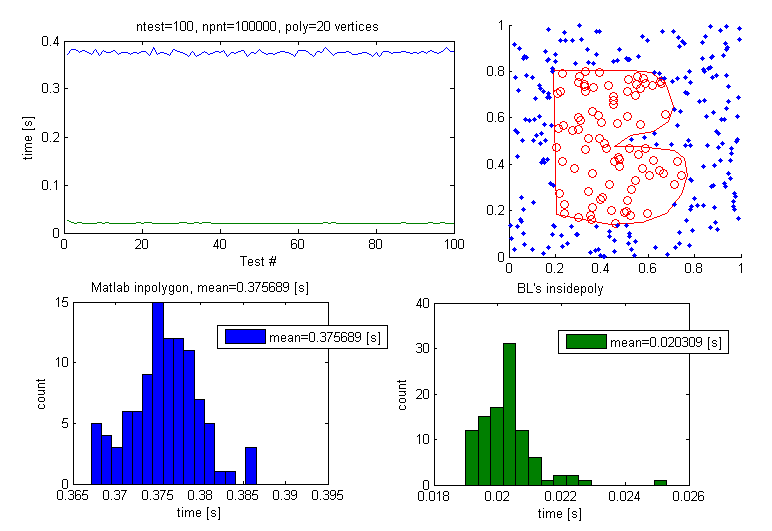
#> input picture Machine_Code/Canon/insidepoly.png, 772 x 531 px
$ jupyter execute hough_clean.ipynb
#> lines starting #> are read from the running program, lines starting #| are printed output that depends on the picture; after the words box and inside, x2 and y2 are one past the last pixel; in counts of white or black regions, pixels touching at a corner belong together; long printed decimals are rounded
[cell 1]
import cv2
import numpy as np

from tkinter import Tk
from tkinter.filedialog import askopenfilename

import matplotlib.pyplot as plt

[cell 2]
class Line:
    def __init__(self, x1, y1, x2, y2):
        self.x1 = x1
        self.y1 = y1
        self.x2 = x2
        self.y2 = y2

    def get_coords(self):
        return [(self.x1, self.y1), (self.x2, self.y2)]

    def get_equation(self):
        m = (self.y2 - self.y1) / (self.x2 - self.x1)
        b = self.y1 - m * self.x1
        return m, b

[cell 3]
def detect(img_arr, gray_arr, filter, angle1=0, angle2=np.pi, req=0): #req = 0, 1, or 2
    ret_line = None

    filtered = cv2.filter2D(src=gray_arr, ddepth=-1, kernel=filter)
    cv2.imwrite("show_blurred_" + str(req) + ".png", filtered)

    # Find the edges in the image using canny detector
    img = img_arr.copy()
    thresh1 = 35
    thresh2 = 60
    if req == 2:
        thresh1 = 30
        thresh2 = 50
    edges = cv2.Canny(filtered, thresh1, thresh2)

    # Detect points that form a line
    threshold = 40
    lines = cv2.HoughLines(edges, 1, np.pi/180, threshold, min_theta=angle1, max_theta=angle2)

    try:
        for line in lines:
            try:
                rho, theta = line[0]
                a = np.cos(theta)
                b = np.sin(theta)
                x0 = a*rho
                y0 = b*rho
                x1 = int(x0 + 1000*(-b))
                y1 = int(y0 + 1000*(a))
                x2 = int(x0 - 1000*(-b))
                y2 = int(y0 - 1000*(a))
                if (req == 0) or (req == 1 and x1 < image.shape[1]/3) or (req == 2 and x1 > image.shape[1]*2/3):
                    cv2.line(img, (x1, y1), (x2, y2), (0, 0, 255), 3)
                    ret_line = Line(x1, y1, x2, y2)
                    break
            except:
                i = 0
    except:
        i = 0
    # Show result
    cv2.imwrite("show_edges_" + str(req) + ".png", edges)
    return img, ret_line

def detect(img_arr, filter, angle1, angle2, req): #req = 0, 1, or 2
    filtered = cv2.filter2D(src=img_arr, ddepth=-1, kernel=filter)

    return

[cell 4]
kernel0 = np.array([[0, 0, 0, 0, 0, 0, 0, 0, 0, 0, 0, 0],
                    [0, 0, 0, 0, 0, 0, 0, 0, 0, 0, 0, 0],
                    [0, 0, 0, 0, 0, 0, 0, 0, 0, 0, 0, 0],
                    [1, 1, 1, 1, 1, 1, 1, 1, 1, 1, 1, 1],
                    [1, 1, 1, 1, 1, 1, 1, 1, 1, 1, 1, 1],
                    [1, 1, 1, 1, 1, 1, 1, 1, 1, 1, 1, 1],
                    [1, 1, 1, 1, 1, 1, 1, 1, 1, 1, 1, 1],
                    [1, 1, 1, 1, 1, 1, 1, 1, 1, 1, 1, 1],
                    [1, 1, 1, 1, 1, 1, 1, 1, 1, 1, 1, 1],
                    [0, 0, 0, 0, 0, 0, 0, 0, 0, 0, 0, 0],
                    [0, 0, 0, 0, 0, 0, 0, 0, 0, 0, 0, 0],
                    [0, 0, 0, 0, 0, 0, 0, 0, 0, 0, 0, 0]])/72
kernel1 = np.array([[0, 0, 0, 0, 0, 0, 1, 1, 1, 1, 1, 1],
                    [0, 0, 0, 0, 0, 0, 1, 1, 1, 1, 1, 1],
                    [0, 0, 0, 0, 0, 0, 1, 1, 1, 1, 1, 1],
                    [0, 0, 0, 0, 0, 0, 1, 1, 1, 1, 1, 1],
                    [0, 0, 0, 0, 0, 0, 1, 1, 1, 1, 1, 1],
                    [0, 0, 0, 0, 0, 0, 1, 1, 1, 1, 1, 1],
                    [0, 0, 0, 0, 0, 0, 1, 1, 1, 1, 1, 1],
                    [0, 0, 0, 0, 0, 0, 1, 1, 1, 1, 1, 1],
                    [0, 0, 0, 0, 0, 0, 1, 1, 1, 1, 1, 1],
                    [0, 0, 0, 0, 0, 0, 1, 1, 1, 1, 1, 1],
                    [0, 0, 0, 0, 0, 0, 1, 1, 1, 1, 1, 1],
                    [0, 0, 0, 0, 0, 0, 1, 1, 1, 1, 1, 1]])/72
kernel2 = np.array([[1, 1, 1, 1, 1, 1, 0, 0, 0, 0, 0, 0],
                    [1, 1, 1, 1, 1, 1, 0, 0, 0, 0, 0, 0],
                    [1, 1, 1, 1, 1, 1, 0, 0, 0, 0, 0, 0],
                    [1, 1, 1, 1, 1, 1, 0, 0, 0, 0, 0, 0],
                    [1, 1, 1, 1, 1, 1, 0, 0, 0, 0, 0, 0],
                    [1, 1, 1, 1, 1, 1, 0, 0, 0, 0, 0, 0],
                    [1, 1, 1, 1, 1, 1, 0, 0, 0, 0, 0, 0],
                    [1, 1, 1, 1, 1, 1, 0, 0, 0, 0, 0, 0],
                    [1, 1, 1, 1, 1, 1, 0, 0, 0, 0, 0, 0],
                    [1, 1, 1, 1, 1, 1, 0, 0, 0, 0, 0, 0],
                    [1, 1, 1, 1, 1, 1, 0, 0, 0, 0, 0, 0],
                    [1, 1, 1, 1, 1, 1, 0, 0, 0, 0, 0, 0]])/72

[cell 5]
# Read image
Tk().withdraw() # we don't want a full GUI, so keep the root window from appearing
file = askopenfilename() # show an "Open" dialog box and return the path to the selected file
#> the answer given: insidepoly.png
image = cv2.imread(file, cv2.IMREAD_COLOR)
#> image is the input picture: shape (531, 772, 3); mean B, G, R 242.6, 235.2, 234.9
# Convert the image to gray-scale
gray = cv2.cvtColor(image, cv2.COLOR_BGR2GRAY)
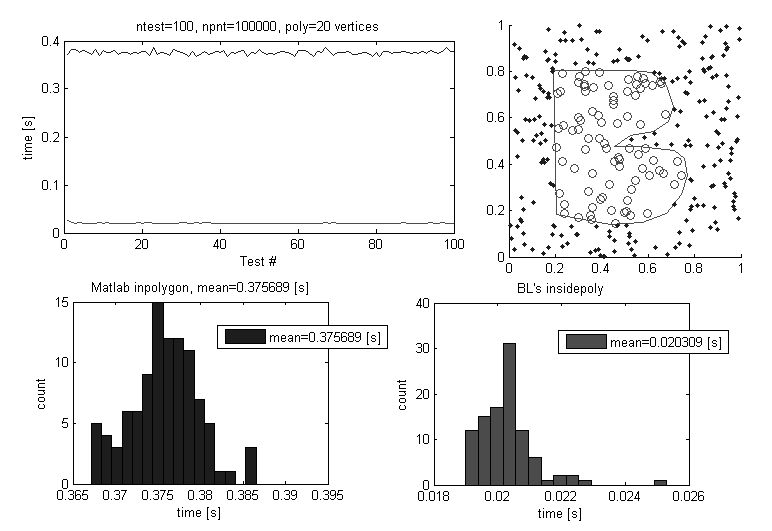
#> gray: shape (531, 772); min 0, max 255, mean 236
image, bottom = detect(image, gray, kernel0, angle1=np.pi*7/16, angle2=np.pi*9/16)
#> in detect, `edges = cv2.Canny(filtered, thresh1, thresh2)`:
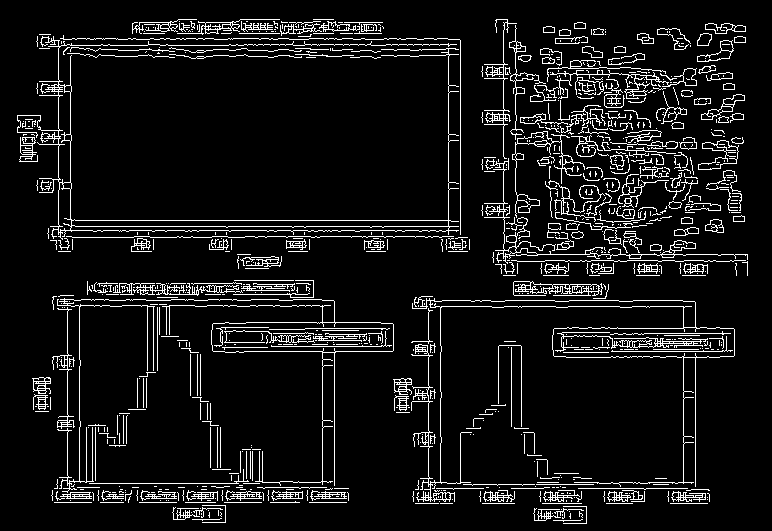
#> edges: shape (531, 772); 8.1% white in thin lines or dots
#> in detect, `lines = cv2.HoughLines(edges, 1, np.pi/180, threshold, min_theta=angle..`: lines = 1696 rows, first 8: [499, 1.57], [46, 1.57], [221, 1.57], [227, 1.57], [231, 1.57], [497, 1.57], [495, 1.57], [503, 1.57]
#> the loop in detect, `for line in lines:` made 1 pass
#> (rho, theta, a, b, x0, y0, x1, y1) on pass 1: (499, 1.57, 0.00436, 1, 2.18, 499, -997, 503)
#> after the loop in detect, `for line in lines:`:
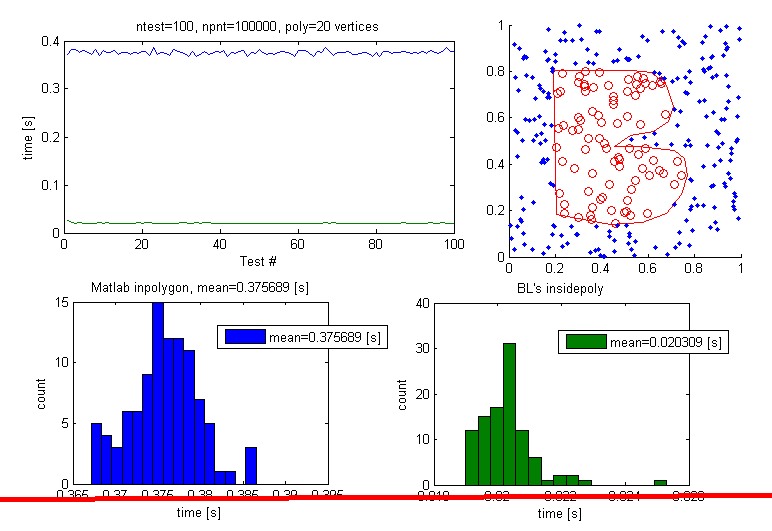
#> img: shape (531, 772, 3); 0.94% of pixels changed, all inside (x1, y1, x2, y2) = (0, 493, 772, 502)
image, left = detect(image, gray, kernel1, angle1=np.pi*7/8, angle2=np.pi*9/8, req=1)
#> call 2 of detect, with filter = array of shape (12, 12), angle1 = 2.75, angle2 = 3.53, req = 1
#> in detect (call 2), `edges = cv2.Canny(filtered, thresh1, thresh2)`:
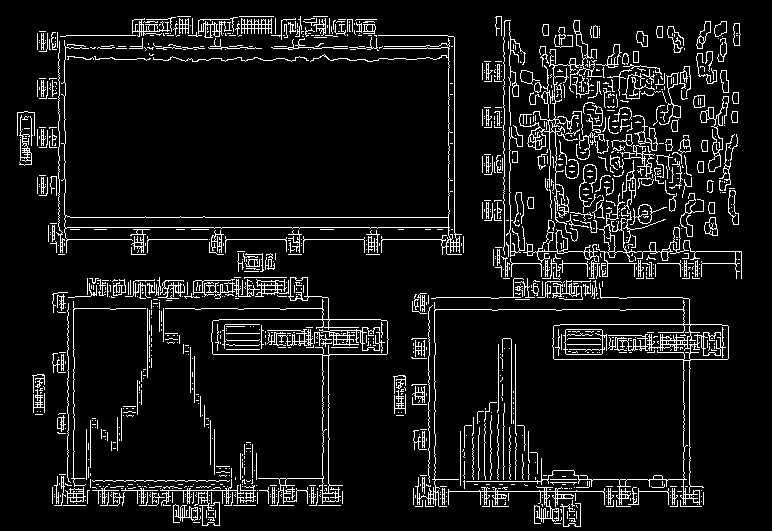
#> edges: shape (531, 772); 8.3% white in thin lines or dots
#> the loop in detect (call 2), `for line in lines:` made 2 passes
#> (rho, theta, a, b, x0, y0, x1, y1) on pass 1: (-508, 3.13, -1, 0.00873, 508, -4.43, 499, -1004)
#> (rho, theta, a, b, x0, y0, x1, y1) on pass 2: (-63, 3.13, -1, 0.00873, 63, -0.55, 54, -1000)
#> after the loop in detect (call 2), `for line in lines:`:
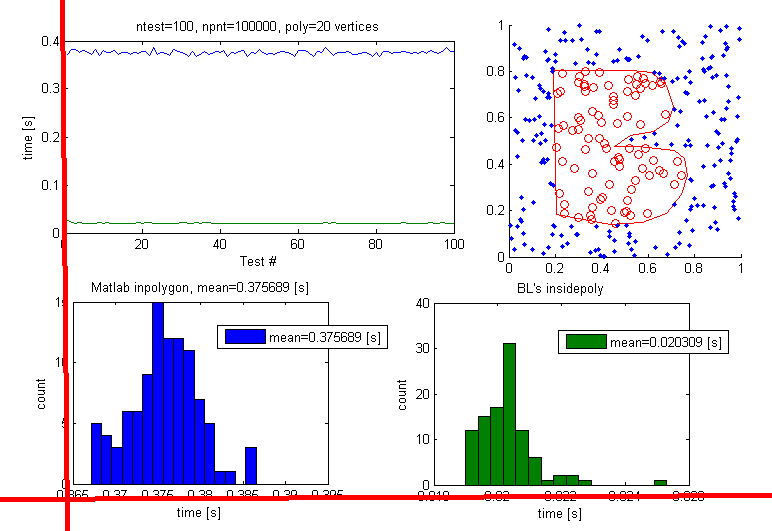
#> img: shape (531, 772, 3); 0.64% of pixels changed, all inside (x1, y1, x2, y2) = (60, 0, 70, 531)
image, right = detect(image, gray, kernel2, angle1=np.pi*7/8, angle2=np.pi*9/8, req=2)
#> call 3 of detect, with filter = array of shape (12, 12), angle1 = 2.75, angle2 = 3.53, req = 2
#> in detect (call 3), `filtered = cv2.filter2D(src=gray_arr, ddepth=-1, kernel=filter)`:
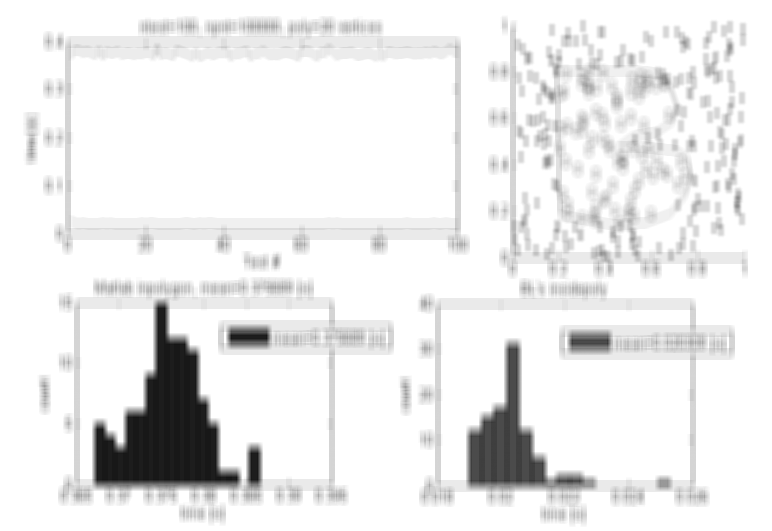
#> filtered: shape (531, 772); min 22, max 255, mean 236
#> in detect (call 3), `edges = cv2.Canny(filtered, thresh1, thresh2)`:
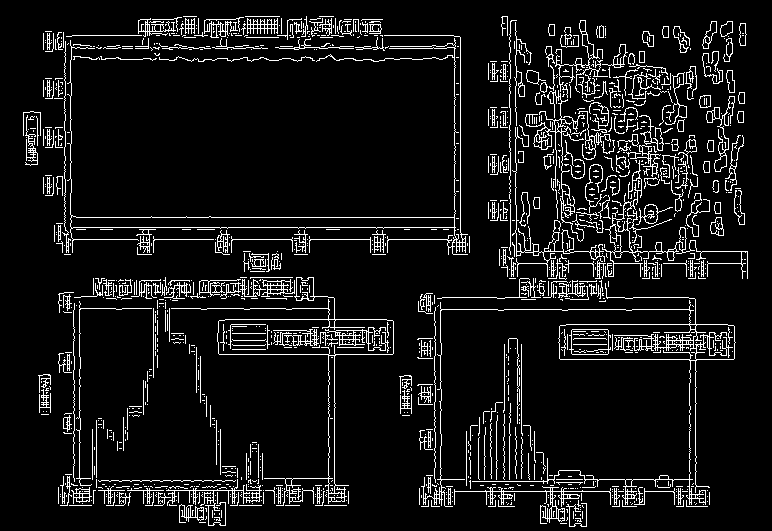
#> edges: shape (531, 772); 8.4% white in thin lines or dots
#> the loop in detect (call 3), `for line in lines:` made 2 passes
#> (rho, theta, a, b, x0, y0, x1, y1) on pass 1: (-514, 3.13, -1, 0.00873, 514, -4.49, 505, -1004)
#> (rho, theta, a, b, x0, y0, x1, y1) on pass 2: (-693, 3.15, -1, -0.00873, 693, 6.05, 701, -993)
#> after the loop in detect (call 3), `for line in lines:`:
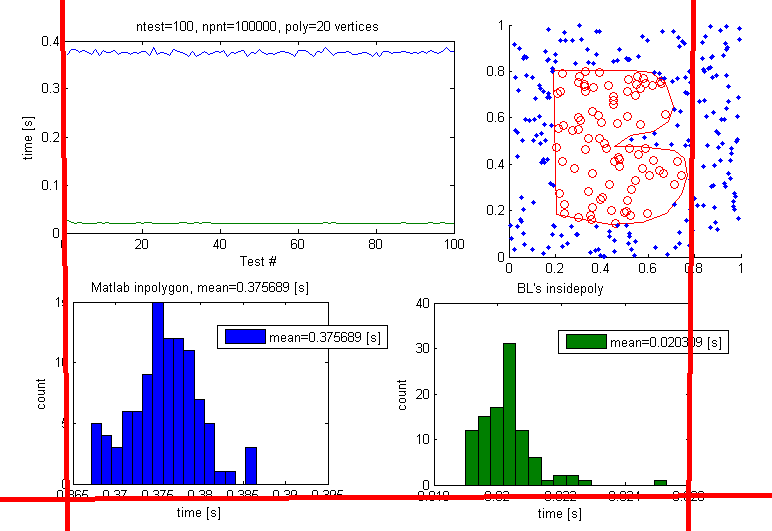
#> img: shape (531, 772, 3); 0.64% of pixels changed, all inside (x1, y1, x2, y2) = (686, 0, 696, 531)
cv2.imwrite("show_result.png", image)
#> Out = True

[cell 6]
def in_tube(curr_x, curr_y, bottom, left, right): #assumes x and y are within the boundaries of the image
    m, b = bottom.get_equation()
    if curr_y >= (m * curr_x + b):
        return False

    m, b = left.get_equation()
    #if curr_x <= (m * left.x1 + curr_y - left.y1) / m:
    if curr_x <= (curr_y - b) / m:
        return False

    m, b = right.get_equation()
    #if curr_x >= (m * right.x1 + curr_y - right.y1) / m:
    if curr_x >= (curr_y - b) / m:
        return False

    return True

[cell 7]
color = np.zeros(image.shape)
#mask = np.full(image.shape, 0.5)
mask = np.zeros(image.shape)
for i in range(len(mask)):
    for j in range(len(mask[i])):
        if in_tube(j, i, bottom, left, right):
            #mask[i][j] = 0
            mask[i][j] = 1
#> this loop made 531 passes
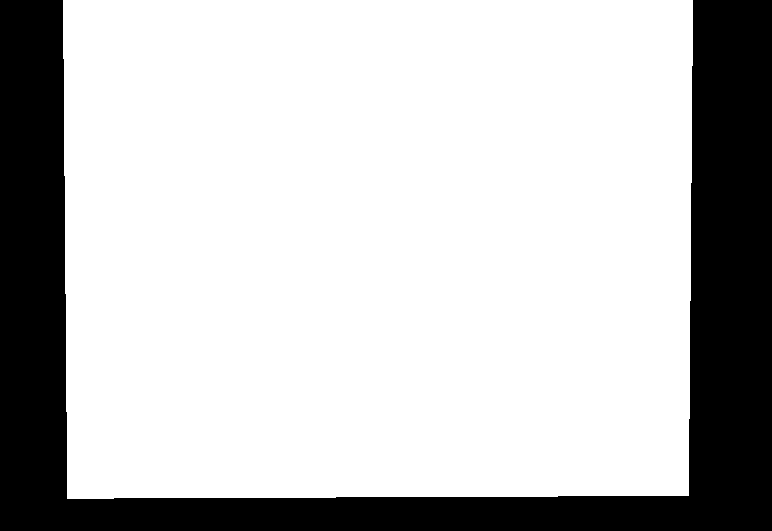
#> mask: shape (531, 772, 3) float64; values 0 (black) and 1 (white), 75.9% white; 1 black region, box (x1, y1, x2, y2) and area: (0, 0, 772, 531) 98703
#plt.imshow(color, cmap='Greys_r', alpha=mask)
plt.imsave("mask.png", mask, cmap='Greys_r')

[cell 8]
print(str(bottom.x1) + " " + str(bottom.y1) + " " + str(bottom.x2) + " " + str(bottom.y2))
#| -997 503 1002 494
print(str(left.x1) + " " + str(left.y1) + " " + str(left.x2) + " " + str(left.y2))
#| 54 -1000 71 999
print(str(right.x1) + " " + str(right.y1) + " " + str(right.x2) + " " + str(right.y2))
#| 701 -993 684 1006

[cell 9]
image2 = image.copy()
cv2.line(image2, (bottom.x1, bottom.y1), (bottom.x2, bottom.y2), (255, 0, 0), 3)
cv2.line(image2, (left.x1, left.y1), (left.x2, left.y2), (0, 255, 0), 3)
cv2.line(image2, (right.x1, right.y1), (right.x2, right.y2), (0, 255, 255), 3)
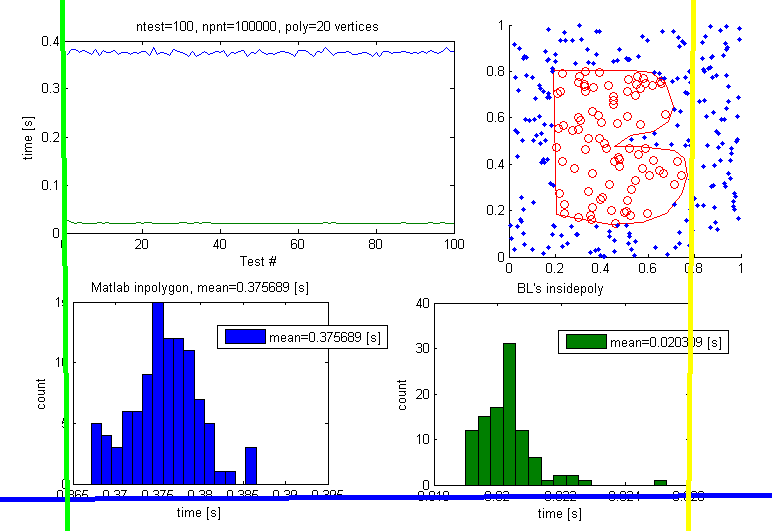
#> image2: shape (531, 772, 3); mean B, G, R 239.8, 233.5, 231.5
cv2.imwrite("color_coding.png", image2)
#> Out = True

[cell 10]
m, b = bottom.get_equation()
print(m)
#| -0.004502
print(b)
#| 498.511

[cell 11]
test_x = 0
test_y = 0
if test_y >= (m * test_x + b):
    print(False)
else:
    print(True)

[cell 12]
in_tube(0, 500, bottom, left, right)
#> Out = False
